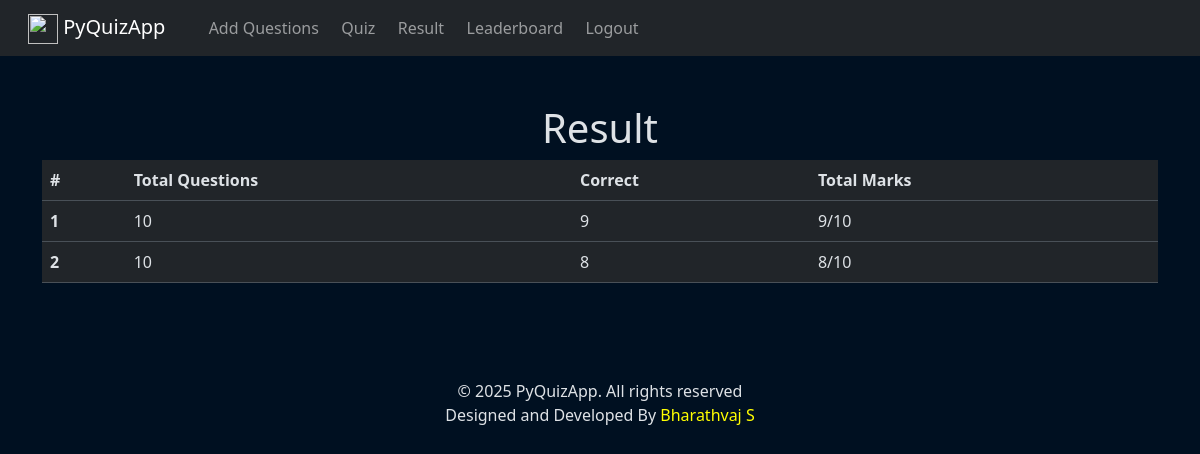
/quiz/result/ (signed in), run on the app's committed database.
### quiz/models.py (models this page shows, shortened)
class Mark(models.Model):
    total = models.IntegerField(blank=False)
    got = models.IntegerField(blank=False, default=0)
    user = models.ForeignKey(to=User, on_delete=models.SET_NULL, null=True)

### quiz/views.py (the view)
# urls.py: path("result/", views.Result.as_view(), name="result"),
@method_decorator(login_required, name="dispatch")
class Result(View):
    def get(self, request):
        results = Mark.objects.filter(user=request.user)
        return render(request, "quiz/result.html", {"results": results})

### quiz/templates/quiz/result.html (shortened to what this page needs)
{% extends 'layout.html' %}
{% block body %}
<div class="container mt-5 mb-5">
  <h1 class="text-center">
    Result
  </h1>
  <table class="table">
  <thead>
    <tr>
      <th scope="col">#</th>
      <th scope="col">Total Questions</th>
      <th scope="col">Correct</th>
      <th scope="col">Total Marks</th>
    </tr>
  </thead>
  <tbody>
    {% for result in results %}
    <tr>
      <th scope="row">{{ forloop.counter }}</th>
      <td>{{ result.total }}</td>
      <td>{{ result.got }}</td>
      <td>{{ result.got }}/{{ result.total }}</td>
    </tr>
    {% endfor %}
  </tbody>
</table>
</div>
{% endblock %}

### data on the page
Mark: total "10", got "9"
Mark: total "10", got "8"
